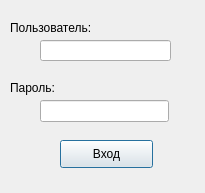
<?xml version="1.0" encoding="UTF-8"?>
<ui version="4.0">
 <class>Dialog</class>
 <widget class="QDialog" name="Dialog">
  <property name="geometry">
   <rect>
    <x>0</x>
    <y>0</y>
    <width>205</width>
    <height>193</height>
   </rect>
  </property>
  <property name="windowTitle">
   <string>Dialog</string>
  </property>
  <widget class="QLineEdit" name="lineUser">
   <property name="geometry">
    <rect>
     <x>40</x>
     <y>40</y>
     <width>131</width>
     <height>21</height>
    </rect>
   </property>
  </widget>
  <widget class="QLabel" name="label">
   <property name="geometry">
    <rect>
     <x>10</x>
     <y>20</y>
     <width>91</width>
     <height>16</height>
    </rect>
   </property>
   <property name="text">
    <string>Пользователь:</string>
   </property>
  </widget>
  <widget class="QLineEdit" name="linePassword">
   <property name="geometry">
    <rect>
     <x>40</x>
     <y>100</y>
     <width>129</width>
     <height>22</height>
    </rect>
   </property>
   <property name="echoMode">
    <enum>QLineEdit::Password</enum>
   </property>
  </widget>
  <widget class="QLabel" name="label_2">
   <property name="geometry">
    <rect>
     <x>10</x>
     <y>80</y>
     <width>55</width>
     <height>16</height>
    </rect>
   </property>
   <property name="text">
    <string>Пароль:</string>
   </property>
  </widget>
  <widget class="QPushButton" name="btnLogin">
   <property name="geometry">
    <rect>
     <x>60</x>
     <y>140</y>
     <width>93</width>
     <height>28</height>
    </rect>
   </property>
   <property name="text">
    <string>Вход</string>
   </property>
  </widget>
 </widget>
 <resources/>
 <connections/>
</ui>
